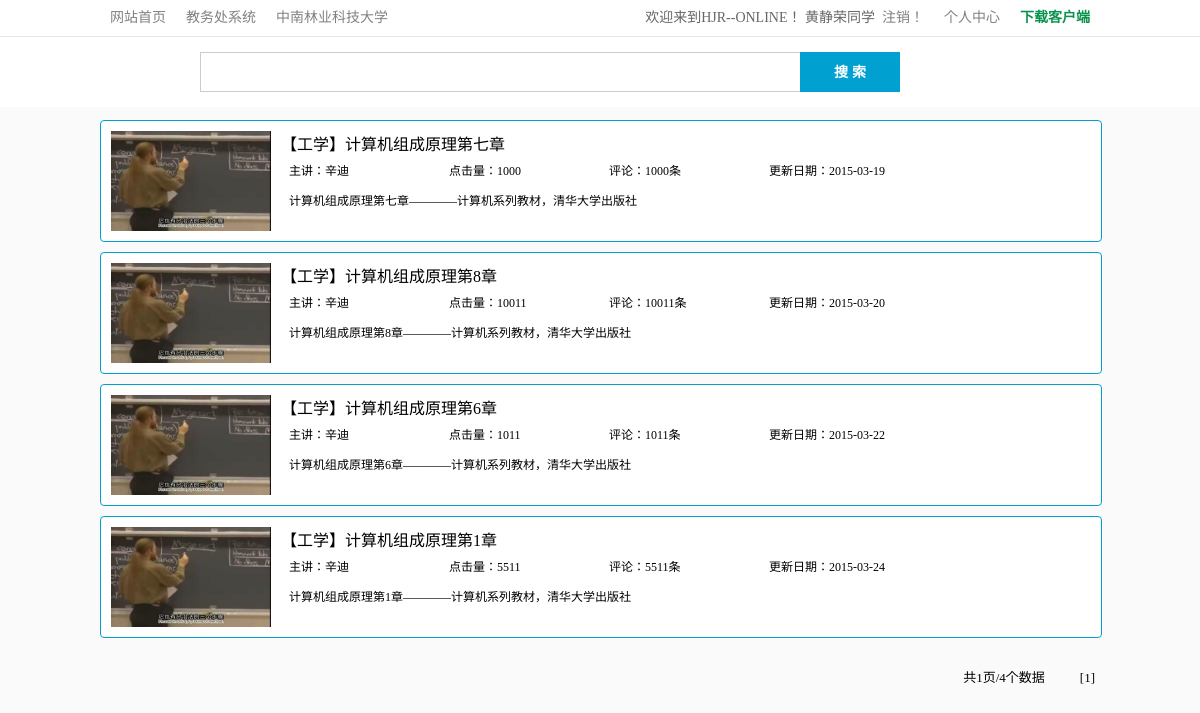
The app's page /search.php (signed in) with its own data.
### tables this page shows
CREATE TABLE IF NOT EXISTS `student` (
  `studentid` int(11) NOT NULL AUTO_INCREMENT,
  `studentnum` char(10) DEFAULT NULL,
  `stupassword` varchar(16) DEFAULT NULL,
  `studentname` varchar(20) DEFAULT NULL,
  `studentclass` varchar(10) DEFAULT NULL,
  PRIMARY KEY (`studentid`)
);

CREATE TABLE IF NOT EXISTS `class` (
  `classid` int(11) NOT NULL AUTO_INCREMENT,
  `classname` varchar(40) DEFAULT NULL,
  `classcategory` varchar(8) DEFAULT NULL,
  `subclasscategory` varchar(20) NOT NULL,
  `classdescription` varchar(400) DEFAULT NULL,
  `classsourcepath` varchar(100) DEFAULT NULL,
  `classimagepath` varchar(100) DEFAULT NULL,
  `classupdatetime` char(14) DEFAULT NULL,
  `classclicknum` int(11) DEFAULT NULL,
  `classteachby` varchar(20) DEFAULT NULL,
  PRIMARY KEY (`classid`)
);

### search.php (the view, shortened to what this page needs)
<!DOCTYPE html>
<html>
<head  lang="zh-CN">
	<link type="text/css" rel="stylesheet" href="css/search.css" />
	<link type="text/css" rel="stylesheet" href="css/common.css" />
</head>
<body>
	<header>
		<div class="bg0">
			<nav class="topInfor">
				<ul class="outsideLink">
					<li><a href="index.php">网站首页</a></li>
					<li><a href="http://jwc.csuft.edu.cn/" target="_blank">教务处系统</a></li>
					<li><a href="http://www.csuft.edu.cn/" target="_blank">中南林业科技大学</a></li>
				</ul>
				<ul class="userLink">
					<li><a href=""><span class="download">下载客户端</span></a></li>
					<li>
						<?php
							@$check = $_SESSION['account'];
							if ($check) {
								if (substr($check,0,1) == 'T') {
									echo "<a href=tusercenter.php?menujump=1>";
									echo "个人中心";
									echo "</a>";
								}elseif (substr($check,0,1) == 'U') {
									echo "<a href=usercenter.php?menujump=1>";
									echo "个人中心";
									echo "</a>";
								}
							}
						?>
					</li>
					<li>欢迎来到HJR--ONLINE！
					<?php
						@$check = $_SESSION['account'];
						if (!$check) {
							echo "<a class=loginOrsignup>登录/注册</a>";
						}else {
							if (substr($check,0,1) == 'T') {
									$result = mysql_query("SELECT teachername FROM teacher WHERE teachernum = '$check'");
									$teachername = mysql_result($result,0,"teachername");
									echo $teachername;
									echo "老师";
								}elseif (substr($check,0,1) == 'U') {
									$result = mysql_query("SELECT studentname FROM student WHERE studentnum = '$check'");
									$studentname = mysql_result($result,0,"studentname");
									echo $studentname;
									echo "同学";
								}
							echo "<a href=php/sessiondestroy.php>";
							echo "&nbsp;&nbsp;注销！";
							echo "</a>";
						}
					?>
					</li>
				</ul>
			</nav>
		</div>
		<div class="searchBg">
			<form action="search.php?page=1" method="post">
				<div class="searchContent">
					<?php
						echo "<input type=text name=searchcontent value=".@$_POST['searchcontent']." >";
					?>
				</div>
				<div class="searchForButton">
					<input type="submit" value="搜 索" />
				</div>
			</form>
		</div>
	</header>
	<div class="searchResultBg">
		<?php
			require('php/conn.php');
			@$content = $_POST['searchcontent'];
			$query = "SELECT * FROM class WHERE classname LIKE '%$content%' || classcategory LIKE '%$content%' || classdescription LIKE '%$content%' order by classupdatetime";
			$result = mysql_query($query,$conn);
			$totalnum = mysql_num_rows($result);
			$pagesize = 10;
			$page = $_GET["page"];
			if ($page == "") {
				$page = 1;
			}
			$begin = ($page - 1) * $pagesize;
			$totalpage = ceil($totalnum / $pagesize);
			$query = "SELECT * FROM class WHERE classname LIKE '%$content%' || classcategory LIKE '%$content%' || classdescription LIKE '%$content%' order by classupdatetime limit $begin,$pagesize";
			$result = mysql_query($query,$conn);
			$datanum = mysql_num_rows($result);
			for ($j = 0; $j < $datanum; $j++) {
				$info = mysql_fetch_array($result,MYSQL_ASSOC);
				echo "<div class=resultClass>";
				echo "<a href=class.php?classid=".$info['classid']."><img class=imageDisplay src=".$info['classimagepath']." />" ;
				echo "<span class=classCategory>【".$info['classcategory']."】".$info['classname']."</span></a>";
				echo "<span class=classTeachBy>主讲：".$info['classteachby']."</span>";
				echo "<span class=classClickNum>点击量：".$info['classclicknum']."</span>";
				echo "<span class=classCommentNum>评论：".$info['classclicknum']."条</span>";
				echo "<span class=classUpdateDate>更新日期：";
				echo substr($info['classupdatetime'],0,4);
				echo "-";
				echo substr($info['classupdatetime'],4,2);
				echo "-";
				echo substr($info['classupdatetime'],6,2);
				echo "</span>";
				echo "<span class=classDescription>".$info['classdescription']."</span>";
				echo "</div>";
			}
			echo "<div class=pageInfor>";
			for ($i = $totalpage; $i >= 1; $i--) {
				echo "<span class=pageButton><a href=search.php?page=".$i.">[".$i."]</a></span>";
			}
			echo "<span class=pageAndDate>共".$totalpage."页/".$totalnum."个数据</span>";
			echo "</div>";
		?>
	</div>
</body>
</html>

### css/search.css (style rules this page uses)
header { position: absolute; left: 0px; top: 0px; height: 107px; width: 100%; background-color: #ffffff; }
.searchBg { position: relative; top: 0px; margin: 0 auto; left: 0px; right: 0px; width: 1000px; height: 70px; }
.searchBg .searchContent { position: absolute; top: 15px; left: 100px; width: 600px; height: 38px; border: 1px solid #CCCCCC; border-right: 0px; }
.searchBg .searchContent input { float: left; width: 100%; height: 100%; font-size: 14px; text-indent: 10px; padding: 0px; border: none; }
.searchBg .searchForButton { position: absolute; top: 15px; right: 200px; width: 100px; height: 40px; }
.searchBg .searchForButton input { float: left; width: 100%; height: 100%; line-height: 40px; font-size: 14px; color: #FFFFFF; font-weight: bold; background-color: #00A1D0; padding: 0px; border: none; }
.searchResultBg { position: absolute; top: 120px; margin: 0 auto; left: 0px; right: 0px; width: 1000px; }
.searchResultBg .resultClass { float: left; margin-left: 0px; margin-bottom: 10px; width: 100%; height: 120px; background-color: #FFFFFF; border: 1px solid #00A1D0; border-radius: 4px; }
.resultClass a:link { color:#000000; text-decoration:none; }
.searchResultBg .resultClass .imageDisplay { float: left; margin-top: 10px; margin-left: 10px; width: 160px; height: 100px; }
.searchResultBg .resultClass .classCategory { float: left; margin-top: 10px; margin-left: 10px; width: 740px; height: 20px; font-size: 16px; }
.searchResultBg .resultClass .classTeachBy { float: left; margin-top: 10px; margin-left: 18px; width: 160px; height: 20px; font-size: 12px; }
.searchResultBg .resultClass .classClickNum { float: left; margin-top: 10px; margin-left: 0px; width: 160px; height: 20px; font-size: 12px; }
.searchResultBg .resultClass .classCommentNum { float: left; margin-top: 10px; margin-left: 0px; width: 160px; height: 20px; font-size: 12px; }
.searchResultBg .resultClass .classUpdateDate { float: left; margin-top: 10px; margin-left: 0px; width: 260px; height: 20px; font-size: 12px; }
.searchResultBg .resultClass .classDescription { float: left; margin-top: 10px; margin-left: 18px; width: 740px; height: 30px; font-size: 12px; overflow: hidden; }
.searchResultBg .pageInfor { float: left; width: 100%; height: 60px; }
.pageInfor a:link { color:#000000; text-decoration:none; }
.searchResultBg .pageInfor .pageAndDate { float: right; margin-right: 30px; line-height: 60px; font-size: 13px; font-family: "宋体"; }
.searchResultBg .pageInfor .pageButton { float: right; margin-left: 5px; margin-right: 5px; line-height: 60px; font-size: 13px; }

### css/common.css (style rules this page uses)
body { width: 100%; min-width: 1000px; width:expression(document.body.clientWidth < 1000 ? "1000px": "auto" ); height: 100%; font-family: "Microsoft YaHei"; background-color: #FAFAFA; }
.bg0 { top: 0px; height: 36px; width: 100%; line-height: 36px; border-bottom: 1px solid #E7E7E7; }
.topInfor { margin: 0px auto; left: 0px; right: 0px; height: 36px; width: 1000px; font-size: 14px; color: #666666; }
header a:link { color:#808080; text-decoration:none; }
.outsideLink { float: left; margin: 0px; padding: 0px; list-style: none; }
.outsideLink li { float: left; padding: 0px 10px; }
.userLink { float: right; margin: 0px; padding: 0px; list-style: none; }
.userLink > li { float: right; padding: 0px 10px; }
.userLink > li .download { color: #09924B; font-weight: bold; }

### records on screen
student: studentname "黄静荣"
class: classimagepath (picture), classcategory "工学", classname "计算机组成原理第七章", classteachby "辛迪", classclicknum "1000", classupdatetime "2015", classupdatetime "03", classupdatetime "19", classdescription "计算机组成原理第七章————计算机系列教材，清华大学出版社"
class: classimagepath (picture), classcategory "工学", classname "计算机组成原理第8章", classteachby "辛迪", classclicknum "10011", classupdatetime "2015", classupdatetime "03", classupdatetime "20", classdescription "计算机组成原理第8章————计算机系列教材，清华大学出版社"
class: classimagepath (picture), classcategory "工学", classname "计算机组成原理第6章", classteachby "辛迪", classclicknum "1011", classupdatetime "2015", classupdatetime "03", classupdatetime "22", classdescription "计算机组成原理第6章————计算机系列教材，清华大学出版社"
class: classimagepath (picture), classcategory "工学", classname "计算机组成原理第1章", classteachby "辛迪", classclicknum "5511", classupdatetime "2015", classupdatetime "03", classupdatetime "24", classdescription "计算机组成原理第1章————计算机系列教材，清华大学出版社"

### other values on screen
$totalpage "1"
$totalnum "4"
